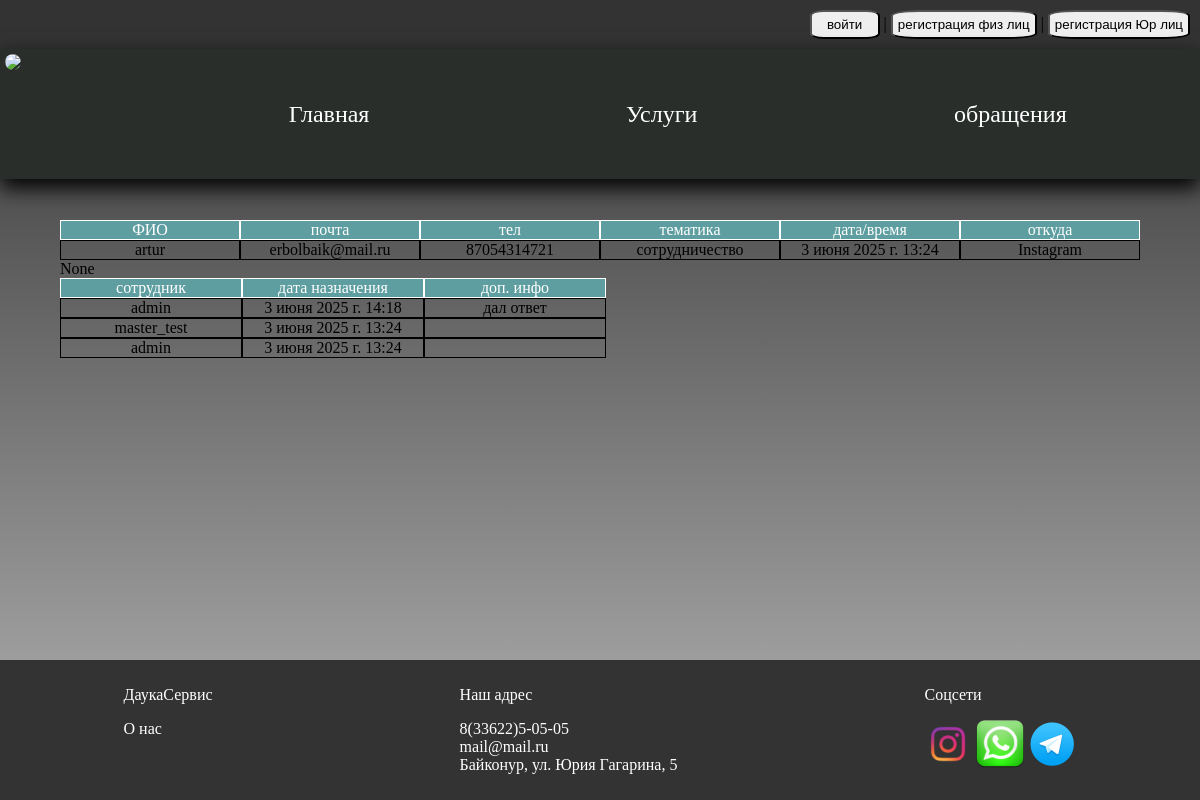
/voices/5/, run on the app's committed database.
### voiceService/models.py (models this page shows, shortened)
class Voice(models.Model):
    client = models.ForeignKey(CustomUser, null=True, blank=True, on_delete=models.SET_NULL,
                               verbose_name='зарег. клиент')
    full_name = models.CharField(max_length=255, blank=True, verbose_name='ФИО')
    phone = models.CharField('телефон', max_length=30, blank=True)
    email = models.EmailField('почта', blank=True)
    created_at = models.DateTimeField(auto_now_add=True, verbose_name='время обращения')
    topic = models.ForeignKey(Topic, verbose_name='тематика', on_delete=models.SET_NULL, null=True)
    source = models.CharField(max_length=50, choices=[
        ('instagram', 'Instagram'),
        ('call', 'звонок'),
        ('vk', 'ВК'),
        ('tg', 'телеграм'),
        ('whatsapp', 'WhatsApp'),
        ('site', 'сайт'),
    ], verbose_name='откуда заявка')
    status = models.BooleanField('Статус', default=False)
    text = models.TextField('текст обращения',null=True)
    class Meta:
        verbose_name = 'заявка'
        verbose_name_plural = 'заявки'

class Topic(models.Model):
    title = models.CharField(max_length=255)
    class Meta:
        verbose_name = 'тема заявки'
        verbose_name_plural = 'темы заявки'
    def __str__(self):
        return f'{self.title}'

class VoiceAssignment(models.Model):
    voice = models.ForeignKey(Voice, on_delete=models.CASCADE, related_name='assignments', verbose_name='Заявка')
    employee = models.ForeignKey(CustomUser, on_delete=models.SET_NULL, null=True, blank=True, verbose_name='Сотрудник')
    assigned_at = models.DateTimeField(auto_now_add=True, verbose_name='Дата назначения')
    additional_info = models.TextField(blank=True, verbose_name='Доп. инфо')
    class Meta:
        verbose_name = 'История назначения'
        verbose_name_plural = 'История назначений'

### userManager/models.py (models this page shows)
class CustomUser(AbstractUser):
    inn = models.PositiveIntegerField('ИНН', blank=True, null=True, unique=True)
    email = models.EmailField(unique=True)

### voiceService/views.py (the view)
# urls.py: path('voices/<int:pk>/', VoiceDetailView.as_view(), name='voice_detail'),
class VoiceDetailView(DetailView):
    model = Voice
    template_name = 'voice_detail.html'  # Укажите путь к вашему шаблону
    context_object_name = 'object'  # Имя контекстного объекта, доступного в шаблоне
    def get_context_data(self, **kwargs):
        context = super().get_context_data(**kwargs)
        voice = self.object  # Получаем текущий объект Voice
        masters = CustomUser.objects.filter(groups__name='Мастер').distinct()
        context['voice_assignments'] = VoiceAssignment.objects.filter(voice=voice).order_by('-assigned_at')  # Фильтруем назначения
        context['form'] = VoiceAssignmentForm()  # Добавляем форму в контекст
        context['masters'] = masters
        return context

### userManager/views.py (called while the page is built)
def auth_form_processor(request):
    creating_form = UserForm()
    auth_form = AuthenticationForm()
    creating_form_legal = LegalEntity()
    return {
        'creating_form': creating_form,
        'auth_form': auth_form,
        'creating_form_legal': creating_form_legal,
        'roles':list(request.user.groups.all().values_list('name', flat=True)) if request.user.is_authenticated else []
    }

### templates/voice_detail.html (shortened to what this page needs)
{% extends 'base.html' %}
{% block content %}
<div class="row d-flex" style="color:#ffffff;background-color: cadetblue;margin-top: 20px;">
    <div class="col">ФИО</div>
    <div class="col">почта</div>
    <div class="col">тел</div>
    <div class="col">тематика</div>
    <div class="col">дата/время</div>
    <div class="col">откуда</div>
</div>
<div class="row d-flex">
    <div class="col">{{ object.client|default:object.full_name }}</div>
    <div class="col">{{object.email}}</div>
    <div class="col">{{object.phone}}</div>
    <div class="col">{{object.topic}}</div>
    <div class="col">{{object.created_at}}</div>
    <div class="col">{{object.get_source_display}}</div>
</div>
<div>{{object.text}}</div>
{% if voice_assignments %}
<div class="row d-flex" style="color:#ffffff;">
    <div class="col" style="background-color: cadetblue">сотрудник</div>
    <div class="col" style="background-color: cadetblue">дата назначения</div>
    <div class="col" style="background-color: cadetblue">доп. инфо</div>
</div>
    {% for voice_assignment in voice_assignments %}
        <div class="row d-flex">
            <div class="col">{{voice_assignment.employee|default:'ждет назначения'}}</div>
            <div class="col">{{voice_assignment.assigned_at}}</div>
            <div class="col">{{voice_assignment.additional_info}}</div>
        </div>
    {% endfor %}
{% endif %}
{% endblock %}

### static/style.css (style rules this page uses)
body { margin: 0; font-family: "Finder"; height: 100%; background: rgba(0, 0, 0, 0.15); position:relative; background: linear-gradient(to bottom, rgba(0, 0, 0, 0.8), rgba(67, 67, 67, 0.4)); }
.d-flex { display:flex; }

### templates/voice_detail.html (style rules this page uses)
.col { width: calc(100%/6); }
.row .col { border: solid 1px; text-align:center; }

### data on the page
Voice: client "artur", email "erbolbaik@mail.ru", phone "87054314721", topic "сотрудничество", created_at "3 июня 2025 г. 13:24", source "Instagram", text "None"
VoiceAssignment: employee "admin", assigned_at "3 июня 2025 г. 14:18", additional_info "дал ответ"
VoiceAssignment: employee "master_test", assigned_at "3 июня 2025 г. 13:24"
VoiceAssignment: employee "admin", assigned_at "3 июня 2025 г. 13:24"
